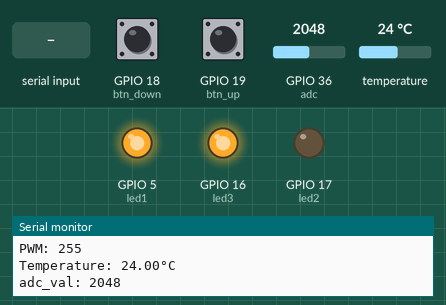
Recording of a sketch running on a simulated ESP32. Parts: output pins drawn as LEDs (lit = HIGH), the last lines printed to the serial monitor. The test bench sets the inputs (shaded band); at power-on: GPIO 18 (btn_down) HIGH, GPIO 36 (adc) = 2048, GPIO 19 (btn_up) HIGH, temperature 24 °C.

Above: at 1.5 s.
1.6 s: GPIO 18 (btn_down) pulled LOW for 1 s
At 3.3 s:
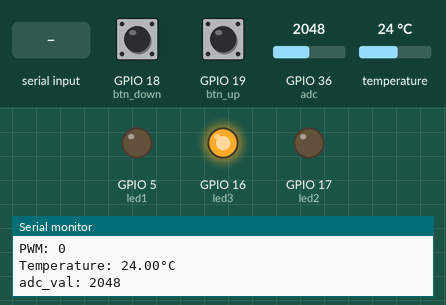
5.1 s: GPIO 36 (adc) set to 1539
6.6 s: GPIO 36 (adc) set to 1444
At 7.6 s:
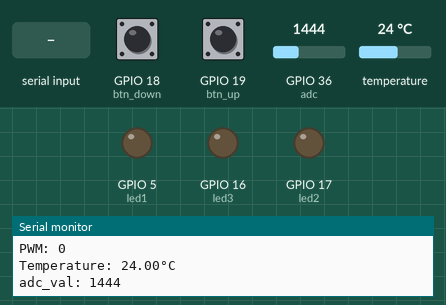
8.1 s: GPIO 19 (btn_up) pulled LOW for 0.15 s
At 9.0 s:
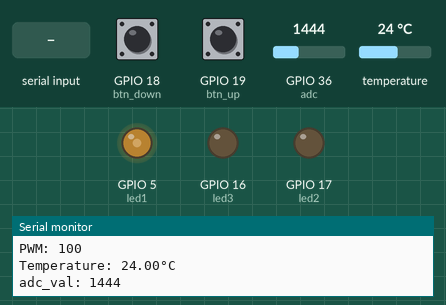
9.7 s: "90,45\n" received over Serial
At 11.3 s:
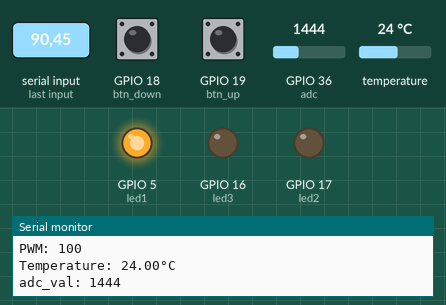
12.2 s: GPIO 18 (btn_down) pulled LOW for 0.15 s
At 12.8 s:
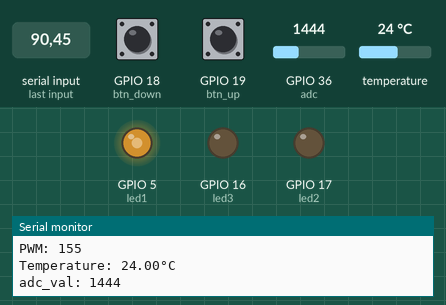
Timing chart, 0 to 14.8 s (numbered marks = the images above; inputs shaded):
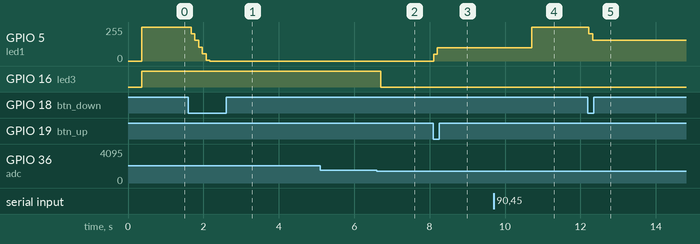

Measured:
- the behaviour switches between 1501 and 1500 on GPIO 36 (adc) (found by bisection; images 1 and 2)
- after the input at 1.6 s, GPIO 5 (led1): moves from 255/255 to 0/255 over 0.50 s, starting after 0.07 s
- after the input at 6.6 s, GPIO 16 (led3): HIGH → LOW after 0.10 s
- after the input at 8.1 s, GPIO 5 (led1): 0/255 → 50/255 at once, → 100/255 0.10 s later
- after the input at 9.7 s, GPIO 5 (led1): 100/255 → 255/255 after 1.0 s
- after the input at 12.2 s, GPIO 5 (led1): 255/255 → 204/255 at once, → 154/255 0.10 s later

The sketch:

06.__..ino
```cpp
//스케치-> 라이브러리 포함하기 -> 라이브러리 관리
//dht11 검색 -> DHT sensor library 설치 -> 종속된 라이브러리 같이 설치
//파일 -> 예제 -> DHT sensor library -> DHT_Unified_sensor
//예제 코드 불러왔으면 핀과 dht sensor type 등만 수정해서 사용

// DHT Temperature & Humidity Sensor
// Unified Sensor Library Example
// Written by Tony DiCola for Adafruit Industries
// Released under an MIT license.

// REQUIRES the following Arduino libraries:
// - DHT Sensor Library: https://github.com/adafruit/DHT-sensor-library
// - Adafruit Unified Sensor Lib: https://github.com/adafruit/Adafruit_Sensor

#include <Adafruit_Sensor.h>
#include <DHT.h>
#include <DHT_U.h>

#define DHTPIN 13     // Digital pin connected to the DHT sensor
// Feather HUZZAH ESP8266 note: use pins 3, 4, 5, 12, 13 or 14 --
// Pin 15 can work but DHT must be disconnected during program upload.

// Uncomment the type of sensor in use:
#define DHTTYPE    DHT11     // DHT 11
//#define DHTTYPE    DHT22     // DHT 22 (AM2302)
//#define DHTTYPE    DHT21     // DHT 21 (AM2301)

// See guide for details on sensor wiring and usage:
//   https://learn.adafruit.com/dht/overview

DHT_Unified dht(DHTPIN, DHTTYPE);

uint32_t delayMS;
const int btn_up=19;
const int btn_down=18;

const int led1=5;
const int led2=17;
const int led3=16;

const int adc=36;
const int freq=5000;

const int ledChannel =0;
const int resolution =8;

int bright=255;
int btn_val;
int adc_val; //0~4095

int cnt=0;
void setup() {
  Serial.begin(9600);
  // Initialize device.
  pinMode(btn_up,INPUT_PULLUP);
  pinMode(btn_down,INPUT_PULLUP);
  pinMode(led2,OUTPUT);
  pinMode(led3,OUTPUT);
  pinMode(adc,INPUT);

  ledcSetup(ledChannel,freq,resolution);
  ledcAttachPin(led1,ledChannel);

  dht.begin();
  Serial.println(F("DHTxx Unified Sensor Example"));
  // Print temperature sensor details.
  sensor_t sensor;

  Serial.begin(9600);
  // Initialize device.
  dht.temperature().getSensor(&sensor);
  Serial.println(F("------------------------------------"));
  Serial.println(F("Temperature Sensor"));
  Serial.print  (F("Sensor Type: ")); Serial.println(sensor.name);
  Serial.print  (F("Driver Ver:  ")); Serial.println(sensor.version);
  Serial.print  (F("Unique ID:   ")); Serial.println(sensor.sensor_id);
  Serial.print  (F("Max Value:   ")); Serial.print(sensor.max_value); Serial.println(F("°C"));
  Serial.print  (F("Min Value:   ")); Serial.print(sensor.min_value); Serial.println(F("°C"));
  Serial.print  (F("Resolution:  ")); Serial.print(sensor.resolution); Serial.println(F("°C"));
  Serial.println(F("------------------------------------"));
  // Print humidity sensor details.
  dht.humidity().getSensor(&sensor);
  Serial.println(F("Humidity Sensor"));
  Serial.print  (F("Sensor Type: ")); Serial.println(sensor.name);
  Serial.print  (F("Driver Ver:  ")); Serial.println(sensor.version);
  Serial.print  (F("Unique ID:   ")); Serial.println(sensor.sensor_id);
  Serial.print  (F("Max Value:   ")); Serial.print(sensor.max_value); Serial.println(F("%"));
  Serial.print  (F("Min Value:   ")); Serial.print(sensor.min_value); Serial.println(F("%"));
  Serial.print  (F("Resolution:  ")); Serial.print(sensor.resolution); Serial.println(F("%"));
  Serial.println(F("------------------------------------"));
  // Set delay between sensor readings based on sensor details.
  delayMS = sensor.min_delay / 1000;
}

void loop() {
   btn_val=0;
  if(digitalRead(btn_up)==0) btn_val=1;
  if(digitalRead(btn_down)==0) btn_val=2;

  if(btn_val==1){
    bright+=50;
    if(bright>255) bright=255;
  }else if(btn_val==2){
    bright-=50;
    if(bright<0) bright=0;
  }

  adc_val=analogRead(adc);
  ledcWrite(ledChannel,bright);
  if(adc_val>1500){
    digitalWrite(led2,LOW);
    digitalWrite(led3,HIGH);
  }else if(adc_val<700){
    digitalWrite(led3,LOW);
    digitalWrite(led2,HIGH);
  }else{
    digitalWrite(led2,LOW);
    digitalWrite(led3,LOW);
  }

  if(Serial.available()){
    String s=Serial.readString();
    int n=s.toInt();
    bright=25*n;
    if(bright>255) bright=255;
    if(bright<0) bright=0;
    ledcWrite(ledChannel,bright);
  }
  delay(100);
  cnt++;
  if(cnt<10) return;
  cnt=0;
  // Get temperature event and print its value.
  sensors_event_t event;
  dht.temperature().getEvent(&event);
  if (isnan(event.temperature)) {
    Serial.println(F("Error reading temperature!"));
  }
  else {
    Serial.print("ID: ");
    Serial.println(event.sensor_id);
    Serial.print("PWM: ");
    Serial.println(bright);
    Serial.print(F("Temperature: "));
    Serial.print(event.temperature);
    Serial.println(F("°C"));
  }

  Serial.println("adc_val: "+String(adc_val));

}

   
```
